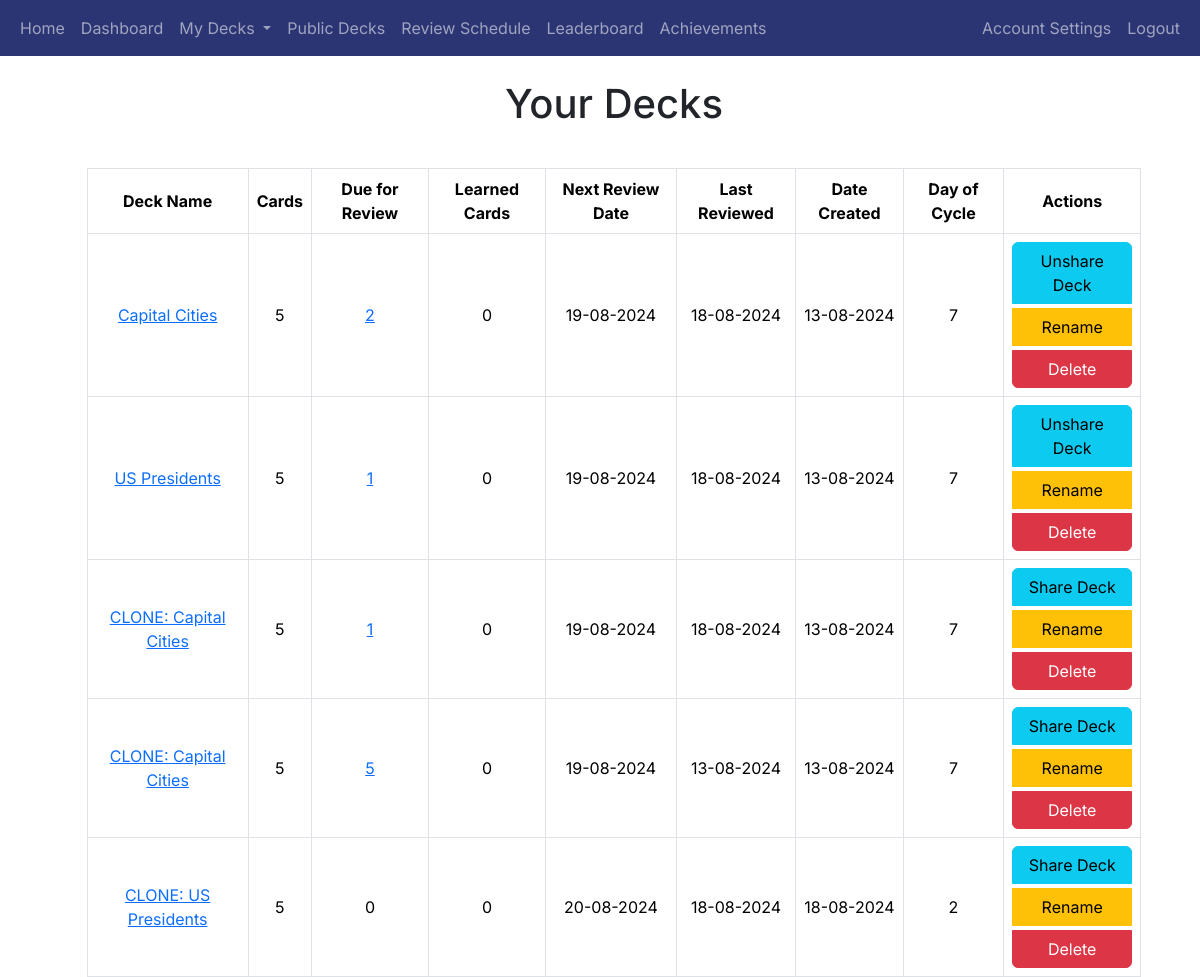
/decks (signed in), run on the app's committed database.
### app/decks/models.py (models this page shows, shortened)
class Deck(db.Model):
    deck_id = db.Column(db.Integer, primary_key=True)
    name = db.Column(db.String(100), nullable=False)
    user_id = db.Column(db.Integer, db.ForeignKey('user.user_id'), nullable=False)
    created_at = db.Column(db.DateTime, nullable=False, default=datetime.utcnow)
    shared = db.Column(db.Boolean, default=False)
    review_start_date = db.Column(db.DateTime, nullable=True)
    cards = db.relationship('Card', backref='deck', cascade='all, delete-orphan', lazy=True)
    def get_day_of_cycle(self):
        if self.review_start_date:
            days_since_start = (datetime.utcnow().date() - self.review_start_date.date()).days
            return (days_since_start % 14) + 1
        return None

### app/decks/routes.py (the view)
@decks_blueprint.route('/decks')
@login_required
def decks():
    user_decks = Deck.query.filter_by(user_id=current_user.user_id).all()
    deck_data = []
    for deck in user_decks:
        card_count = Card.query.filter_by(deck_id=deck.deck_id).count()
        due_count = Card.query.filter(Card.deck_id == deck.deck_id,
                                      Card.next_review_date <= datetime.utcnow()).count()
        next_review = db.session.query(Card.next_review_date).filter(
            Card.deck_id == deck.deck_id
        ).order_by(Card.next_review_date.asc()).first()
        if next_review:
            if next_review[0].date() < datetime.utcnow().date():
                next_review_date = datetime.utcnow().strftime('%d-%m-%Y')
            else:
                next_review_date = next_review[0].strftime('%d-%m-%Y')
        else:
            next_review_date = 'N/A'
        last_review = db.session.query(ReviewOutcome.timestamp).join(Card,
                                                                     Card.card_id == ReviewOutcome.card_id).filter(
            Card.deck_id == deck.deck_id,
            ReviewOutcome.user_id == current_user.user_id
        ).order_by(ReviewOutcome.timestamp.desc()).first()
        last_review_date = last_review.timestamp.strftime('%d-%m-%Y') if last_review else 'N/A'
        learned_count = Card.query.filter(Card.deck_id == deck.deck_id, Card.box == 5, Card.next_review_date == None).count()
        deck_data.append({
            'deck': deck,
            'cards': card_count,
            'due_for_review': due_count,
            'next_review_date': next_review_date,
            'last_review_date': last_review_date,
            'created_at': deck.created_at.strftime('%d-%m-%Y'),
            'learned_cards': learned_count,  # Add learned cards count
        })
    return render_template('decks.html', decks=deck_data)

### app/__init__.py (called while the page is built)
@login_manager.user_loader
def load_user(user_id):
    return User.query.get(int(user_id))

### app/decks/templates/decks.html (shortened to what this page needs)
{% extends "base.html" %}
{% block heading %}Your Decks{% endblock %}
{% block content %}
<table class="table table-bordered">
    <thead>
        <tr>
            <th>Deck Name</th>
            <th class="num-col">Cards</th>
            <th class="num-col">Due for Review</th>
            <th class="num-col">Learned Cards</th>
            <th>Next Review Date</th>
            <th>Last Reviewed</th>
            <th>Date Created</th>
            <th>Day of Cycle</th>
            <th>Actions</th>
        </tr>
    </thead>
    <tbody>
        {% for deck_data in decks %}
        <tr>
            <td><a href="{{ url_for('decks.view_deck', deck_id=deck_data.deck.deck_id) }}">{{ deck_data.deck.name }}</a></td>
            <td class="num-col">{{ deck_data.cards }}</td>
            <td class="num-col">
                {% if deck_data.due_for_review > 0 %}
                    <a href="{{ url_for('review.start_review', deck_id=deck_data.deck.deck_id) }}">{{ deck_data.due_for_review }}</a>
                {% else %}
                    {{ deck_data.due_for_review }}
                {% endif %}
            </td>
            <td>
                {% if deck_data.learned_cards > 0 %}
                    <a href="{{ url_for('decks.view_learned_cards', deck_id=deck_data.deck.deck_id) }}">{{ deck_data.learned_cards }}</a>
                {% else %}
                    0
                {% endif %}
            </td>
            <td>{{ deck_data.next_review_date }}</td>
            <td>{{ deck_data.last_review_date }}</td>
            <td>{{ deck_data.created_at }}</td>
            <td>{{ deck_data.deck.get_day_of_cycle() }}</td>
            <td>
            <div class="btn-group-vertical">
                <a href="{{ url_for('decks.share_deck', deck_id=deck_data.deck.deck_id) }}" class="btn btn-info">
                    {% if deck_data.deck.shared %}
                    Unshare Deck
                    {% else %}
                    Share Deck
                    {% endif %}
                </a>
                <button class="btn btn-warning" onclick="openRenameModal('{{ deck_data.deck.deck_id }}', '{{ deck_data.deck.name }}')">Rename</button>
                <button class="btn btn-danger" onclick="confirmDelete('{{ url_for('decks.delete_deck', deck_id=deck_data.deck.deck_id) }}')">Delete</button>
            </div>
            </td>
        </tr>
        {% endfor %}
    </tbody>
</table>
{% endblock %}

### app/templates/base.html (style rules this page uses)
body { font-family: 'Inter', sans-serif; }
h1, h2, h3, h4, h5, h6, p, a { font-family: 'Inter', sans-serif; }

### app/decks/templates/decks.html (style rules this page uses)
.table td, .table th { vertical-align: middle; text-align: center; }
.btn-group-vertical { display: flex; flex-direction: column; gap: 5px; }
.btn { width: 100%; text-align: center; }
.table thead th { text-align: center; }
.table { width: 90%; margin: 0 auto; }

### data on the page
Deck: deck.name "Capital Cities", deck.get_day_of_cycle "7"
Deck: deck.name "US Presidents", deck.get_day_of_cycle "7"
Deck: deck.name "CLONE: Capital Cities", deck.get_day_of_cycle "7"
Deck: deck.name "CLONE: Capital Cities", deck.get_day_of_cycle "7"
Deck: deck.name "CLONE: US Presidents", deck.get_day_of_cycle "2"

### other printed values
{{ deck_data.cards }} "5" "5" "5" "5" "5"
{{ deck_data.due_for_review }} "2" "1" "1" "5"
{{ deck_data.next_review_date }} "19-08-2024" "19-08-2024" "19-08-2024" "19-08-2024" "20-08-2024"
{{ deck_data.last_review_date }} "18-08-2024" "18-08-2024" "18-08-2024" "13-08-2024" "18-08-2024"
{{ deck_data.created_at }} "13-08-2024" "13-08-2024" "13-08-2024" "13-08-2024" "18-08-2024"
{{ deck_data.due_for_review }} "0"
